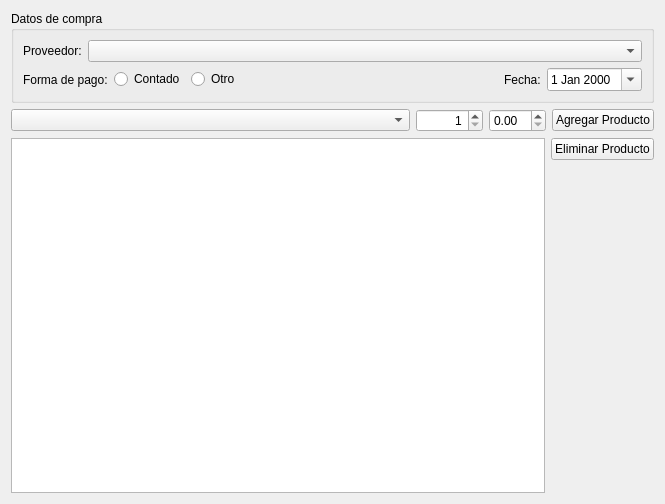
<?xml version="1.0" encoding="UTF-8"?>
<ui version="4.0">
 <class>FormAgregarCompraBase</class>
 <widget class="QWidget" name="FormAgregarCompraBase">
  <property name="geometry">
   <rect>
    <x>0</x>
    <y>0</y>
    <width>665</width>
    <height>504</height>
   </rect>
  </property>
  <property name="windowTitle">
   <string>Form</string>
  </property>
  <layout class="QVBoxLayout" name="verticalLayout_3">
   <item>
    <widget class="QGroupBox" name="groupBox">
     <property name="title">
      <string>Datos de compra</string>
     </property>
     <layout class="QVBoxLayout" name="verticalLayout_2">
      <item>
       <layout class="QHBoxLayout">
        <item>
         <widget class="QLabel" name="LProveedor">
          <property name="text">
           <string>Proveedor:</string>
          </property>
          <property name="buddy">
           <cstring>CBProveedor</cstring>
          </property>
         </widget>
        </item>
        <item>
         <widget class="ECBProveedor" name="CBProveedor">
          <property name="sizePolicy">
           <sizepolicy hsizetype="MinimumExpanding" vsizetype="Fixed">
            <horstretch>0</horstretch>
            <verstretch>0</verstretch>
           </sizepolicy>
          </property>
          <property name="insertPolicy">
           <enum>QComboBox::NoInsert</enum>
          </property>
          <property name="duplicatesEnabled">
           <bool>true</bool>
          </property>
         </widget>
        </item>
       </layout>
      </item>
      <item>
       <layout class="QHBoxLayout" name="horizontalLayout">
        <item>
         <widget class="QLabel" name="LFormaPago">
          <property name="text">
           <string>Forma de pago:</string>
          </property>
         </widget>
        </item>
        <item>
         <widget class="QRadioButton" name="RBContado">
          <property name="text">
           <string>Contado</string>
          </property>
         </widget>
        </item>
        <item>
         <widget class="QRadioButton" name="RBOtro">
          <property name="text">
           <string>Otro</string>
          </property>
         </widget>
        </item>
        <item>
         <spacer name="horizontalSpacer">
          <property name="orientation">
           <enum>Qt::Horizontal</enum>
          </property>
          <property name="sizeHint" stdset="0">
           <size>
            <width>40</width>
            <height>20</height>
           </size>
          </property>
         </spacer>
        </item>
        <item>
         <widget class="QLabel" name="LFecha">
          <property name="text">
           <string>Fecha:</string>
          </property>
         </widget>
        </item>
        <item>
         <widget class="QDateEdit" name="DEFecha">
          <property name="currentSection">
           <enum>QDateTimeEdit::DaySection</enum>
          </property>
          <property name="calendarPopup">
           <bool>true</bool>
          </property>
         </widget>
        </item>
       </layout>
      </item>
     </layout>
    </widget>
   </item>
   <item>
    <layout class="QHBoxLayout" name="horizontalLayout_2">
     <item>
      <widget class="ECBProductos" name="CBProducto">
       <property name="sizePolicy">
        <sizepolicy hsizetype="MinimumExpanding" vsizetype="Fixed">
         <horstretch>0</horstretch>
         <verstretch>0</verstretch>
        </sizepolicy>
       </property>
      </widget>
     </item>
     <item>
      <widget class="QSpinBox" name="SBCant">
       <property name="alignment">
        <set>Qt::AlignRight|Qt::AlignTrailing|Qt::AlignVCenter</set>
       </property>
       <property name="minimum">
        <number>1</number>
       </property>
       <property name="maximum">
        <number>999999999</number>
       </property>
      </widget>
     </item>
     <item>
      <widget class="EDSBPrecio" name="DSBPrecioUnitario">
       <property name="value">
        <double>0.000000000000000</double>
       </property>
      </widget>
     </item>
     <item>
      <widget class="QPushButton" name="PBAgregarProducto">
       <property name="text">
        <string>Agregar Producto</string>
       </property>
      </widget>
     </item>
    </layout>
   </item>
   <item>
    <layout class="QHBoxLayout" name="horizontalLayout_3">
     <item>
      <widget class="QTableView" name="TVLista"/>
     </item>
     <item>
      <layout class="QVBoxLayout" name="verticalLayout">
       <item>
        <widget class="QPushButton" name="PBEliminarProducto">
         <property name="text">
          <string>Eliminar Producto</string>
         </property>
        </widget>
       </item>
       <item>
        <spacer name="verticalSpacer">
         <property name="orientation">
          <enum>Qt::Vertical</enum>
         </property>
         <property name="sizeHint" stdset="0">
          <size>
           <width>20</width>
           <height>40</height>
          </size>
         </property>
        </spacer>
       </item>
      </layout>
     </item>
    </layout>
   </item>
  </layout>
 </widget>
 <customwidgets>
  <customwidget>
   <class>ECBProductos</class>
   <extends>QComboBox</extends>
   <header>ecbproductos.h</header>
  </customwidget>
  <customwidget>
   <class>ECBProveedor</class>
   <extends>QComboBox</extends>
   <header>ecbproveedor.h</header>
  </customwidget>
  <customwidget>
   <class>EDSBPrecio</class>
   <extends>QDoubleSpinBox</extends>
   <header>edsbprecio.h</header>
  </customwidget>
 </customwidgets>
 <resources/>
 <connections/>
</ui>
